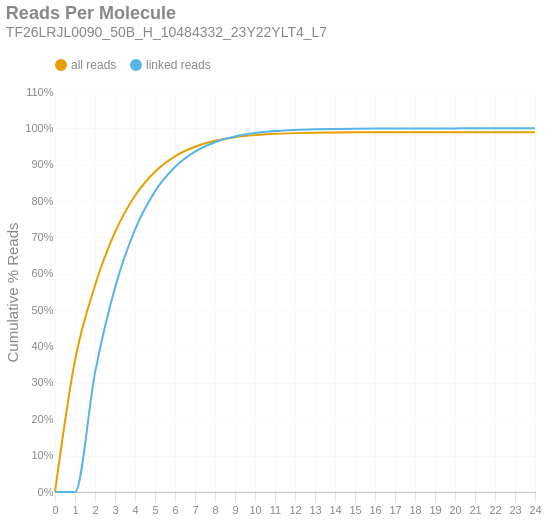

Here is the notebook cell this chart was saved with:
### Markdown cell above
### Reads per Molecule
This chart shows the cumulative distribution of the number of reads per linked molecule. That is, how many alignments are associated with a unique molecule. This excludes the number of reads associated with invalid or absent linked-read barcodes. The `linked` histogram is the percentages recalculated when disregarding singletons.

### Code cell
if SKIPLR:
    print_html(f"Skipped")
else:
    counts = np.bincount(valids['reads'].cast(pl.Int64).to_numpy())
    weighted = counts * np.arange(len(counts))
    all_perc = weighted / n_reads
    linked_perc = weighted / n_linked_reads
    linked_perc[1] = 0
    binned_df = pl.DataFrame({
        'readsper': list(range(len(counts))),
        'all reads (cumsum)': np.cumsum(all_perc).tolist(),
        'linked reads (cumsum)': np.cumsum(linked_perc).tolist(),
    })

    with SafeRender(binned_df):
        (
            density_plot(binned_df, 'Reads Per Molecule', samplename, 'readspmol')
            .encode(
                x=alt.X('readsper:O', title=None).axis(labelAngle=0).scale(padding=0),
                y=alt.Y('value:Q', title='Cumulative % Reads').axis(format='%').stack(False),
                color=alt.Color("key:N").scale(domain=["all reads", "linked reads"]),
                tooltip=[
                    alt.Tooltip("key:N", title="Data Type"),
                    alt.Tooltip("readsper:O", title="Reads Per Molecule"),
                    alt.Tooltip("value:Q", format=".2%", title="% Reads (Cum.)")
                ]            
            )
        ).display()

### Figure 1 — Vega-Lite specification as saved in the notebook (floating-point values rounded to 4 significant figures)
{"width": "container", "height": 400, "config": {"title": {"anchor": "start", "dy": -15, "fontSize": 18, "color": "#888888", "subtitleColor": "#888888", "subtitleFontSize": 14}, "arc": {"fill": "#0072B2"}, "axis": {"domainColor": "#888888", "domainWidth": 0.5, "gridWidth": 0.2, "grid": false, "titleFontWeight": 400, "titleFontSize": 15, "labelFontSize": 11, "labelColor": "#888888", "tickColor": "#888888", "tickWidth": 0.2, "titleColor": "#888888"}, "axisBand": {"grid": false}, "axisX": {"grid": true, "tickSize": 10, "domainCap": "round"}, "axisY": {"domain": false, "grid": true, "tickSize": 0, "domainCap": "round"}, "background": "transparent", "header": {"labelFontSize": 15, "labelColor": "#888888", "titleFontSize": 15, "titleFontWeight": 600, "titleColor": "#888888"}, "legend": {"labelFont": "sans-serif", "labelFontSize": 12, "labelColor": "#888888", "symbolSize": 100, "symbolType": "circle", "titleFontSize": 12, "titlePadding": 10, "titleColor": "#888888", "title": null, "orient": "top"}, "range": {"category": ["#E69F00", "#56B4E9", "#009E73", "#F0E442", "#0072B2", "#D55E00", "#CC79A7", "#000000"], "diverging": ["#cfe8f3", "#a2d4ec", "#73bfe2", "#46abdb", "#1696d2", "#12719e"]}, "area": {"fill": "#0072B2", "fillOpacity": 0.7, "line": true, "strokeOpacity": 0.7}, "line": {"color": "#0072B2", "stroke": "#0072B2", "strokeWidth": 2}, "trail": {"color": "#0072B2", "stroke": "#0072B2", "strokeWidth": 0, "size": 1}, "point": {"filled": true, "fillOpacity": 1.0, "size": 95}, "text": {"color": "#888888", "fontSize": 11, "align": "right", "fontWeight": 400, "size": 11}, "bar": {"fill": "#0072B2", "stroke": null}, "view": {"stroke": null, "continuousWidth": 660, "continuousHeight": 400}}, "data": {"name": "data-8458c70dc688ac32531f0bf66b9a94a1"}, "mark": {"type": "line", "interpolate": "monotone", "point": {"opacity": 0, "size": 275}}, "encoding": {"color": {"field": "key", "scale": {"domain": ["all reads", "linked reads"]}, "type": "nominal"}, "tooltip": [{"field": "key", "title": "Data Type", "type": "nominal"}, {"field": "readsper", "title": "Reads Per Molecule", "type": "ordinal"}, {"field": "value", "format": ".2%", "title": "% Reads (Cum.)", "type": "quantitative"}], "x": {"axis": {"labelAngle": 0}, "field": "readsper", "scale": {"padding": 0}, "title": null, "type": "ordinal"}, "y": {"axis": {"format": "%"}, "field": "value", "stack": false, "title": "Cumulative % Reads", "type": "quantitative"}}, "params": [{"name": "param_c36ac31b6afebe62", "select": {"type": "point", "fields": ["key"]}, "bind": "legend"}], "title": {"text": "Reads Per Molecule", "subtitle": "TF26LRJL0090_50B_H_10484332_23Y22YLT4_L7"}, "transform": [{"fold": ["all reads (cumsum)", "linked reads (cumsum)"]}, {"calculate": "replace(datum.key, ' (cumsum)', '')", "as": "key"}, {"filter": {"param": "param_c36ac31b6afebe62"}}], "usermeta": {"embedOptions": {"downloadFileName": "TF26LRJL0090_50B_H_10484332_23Y22YLT4_L7.readspmol"}}, "$schema": "https://vega.github.io/schema/vega-lite/v6.4.1.json", "datasets": {"data-8458c70dc688ac32531f0bf66b9a94a1": [{"readsper": 0, "all reads (cumsum)": 0.0, "linked reads (cumsum)": 0.0}, {"readsper": 1, "all reads (cumsum)": 0.3623, "linked reads (cumsum)": 0.0}, {"readsper": 2, "all reads (cumsum)": 0.5678, "linked reads (cumsum)": 0.3277}, {"readsper": 3, "all reads (cumsum)": 0.7145, "linked reads (cumsum)": 0.5615}, {"readsper": 4, "all reads (cumsum)": 0.8148, "linked reads (cumsum)": 0.7214}, {"readsper": 5, "all reads (cumsum)": 0.8809, "linked reads (cumsum)": 0.8267}, {"readsper": 6, "all reads (cumsum)": 0.9231, "linked reads (cumsum)": 0.8939}, {"readsper": 7, "all reads (cumsum)": 0.9494, "linked reads (cumsum)": 0.9359}, {"readsper": 8, "all reads (cumsum)": 0.9657, "linked reads (cumsum)": 0.962}, {"readsper": 9, "all reads (cumsum)": 0.9756, "linked reads (cumsum)": 0.9776}, {"readsper": 10, "all reads (cumsum)": 0.9814, "linked reads (cumsum)": 0.9869}, {"readsper": 11, "all reads (cumsum)": 0.9849, "linked reads (cumsum)": 0.9925}, {"readsper": 12, "all reads (cumsum)": 0.9869, "linked reads (cumsum)": 0.9957}, {"readsper": 13, "all reads (cumsum)": 0.9881, "linked reads (cumsum)": 0.9976}, {"readsper": 14, "all reads (cumsum)": 0.9887, "linked reads (cumsum)": 0.9986}, {"readsper": 15, "all reads (cumsum)": 0.9891, "linked reads (cumsum)": 0.9992}, {"readsper": 16, "all reads (cumsum)": 0.9893, "linked reads (cumsum)": 0.9995}, {"readsper": 17, "all reads (cumsum)": 0.9894, "linked reads (cumsum)": 0.9998}, {"readsper": 18, "all reads (cumsum)": 0.9895, "linked reads (cumsum)": 0.9999}, {"readsper": 19, "all reads (cumsum)": 0.9895, "linked reads (cumsum)": 0.9999}, {"readsper": 20, "all reads (cumsum)": 0.9896, "linked reads (cumsum)": 1.0}, {"readsper": 21, "all reads (cumsum)": 0.9896, "linked reads (cumsum)": 1.0}, {"readsper": 22, "all reads (cumsum)": 0.9896, "linked reads (cumsum)": 1.0}, {"readsper": 23, "all reads (cumsum)": 0.9896, "linked reads (cumsum)": 1.0}, {"readsper": 24, "all reads (cumsum)": 0.9896, "linked reads (cumsum)": 1.0}]}}
